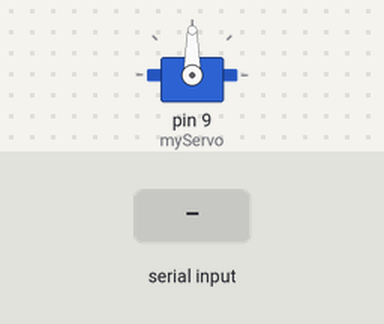
This sketch was run on a simulated Arduino Uno, built with avr-gcc and run on an emulated ATmega328P. Parts: servo. Inputs (shaded band) come from the test bench.

Above: at 1.2 s.
1.3 s: byte 30 received over Serial
At 1.9 s:
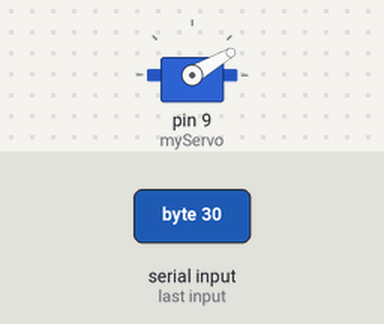
2.8 s: byte 120 received over Serial
At 4.2 s:
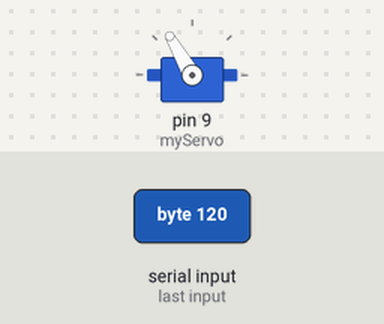
Timing chart, 0 to 5.8 s (numbered marks = the images above; inputs shaded):
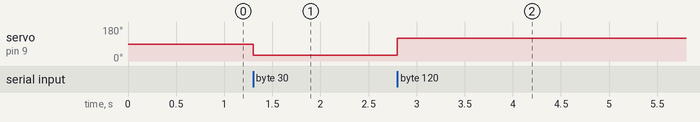

The sketch:

all_in_one_tester.ino
```cpp
#include <Servo.h>

Servo myServo;

void setup() {
  Serial.begin(9600);
  myServo.attach(9); // Pin 9
  myServo.write(90); // Κέντρο
}

void loop() {
  if (Serial.available() > 0) {
    int val = Serial.read();

    if (val >= 0 && val <= 180) {
      myServo.write(val);
    }
  }
}
```

Measured:
- after the input at 1.3 s, servo on pin 9 (myServo): 90° → 30° at once
- after the input at 2.8 s, servo on pin 9 (myServo): 30° → 120° at once
